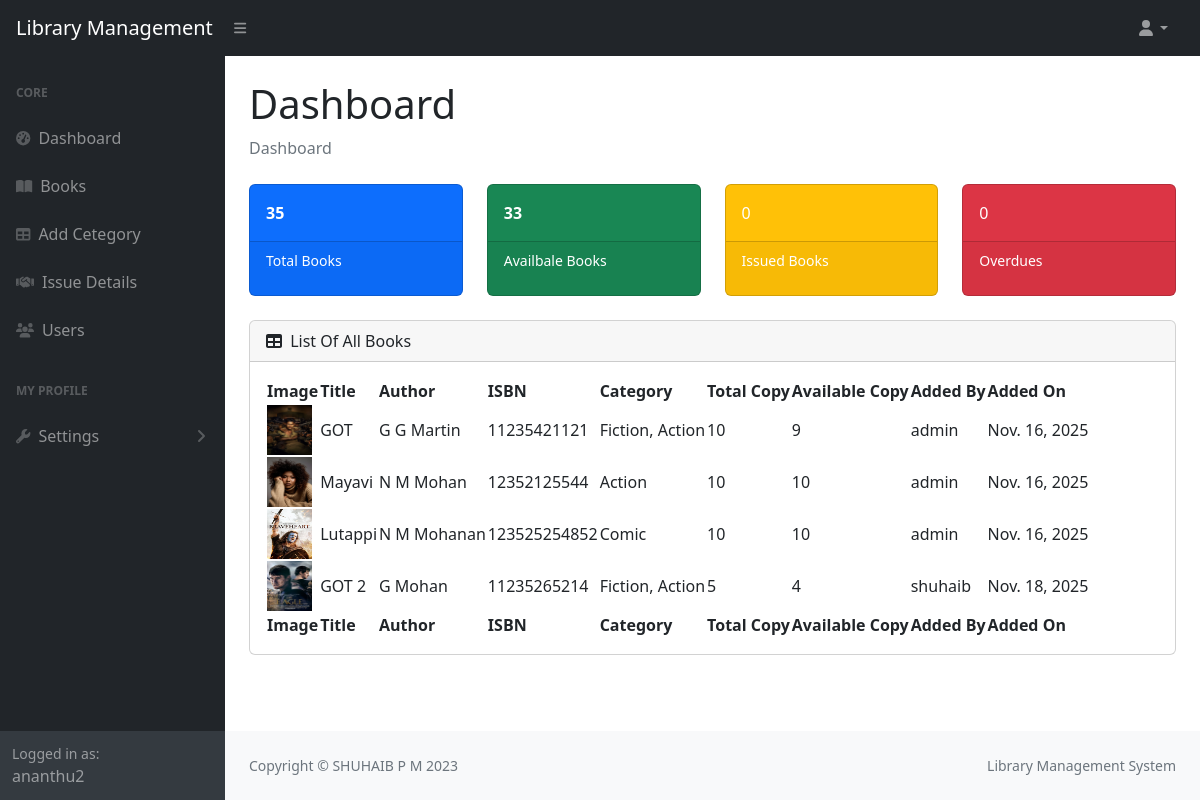
The app's page /dashboard/ (signed in) with its own data.
### libraryApp/models.py (models this page shows, shortened)
class User(AbstractUser):
    email=models.EmailField(unique=True)
    option = (
        ('user','user'),
        ('staff','staff')
    )
    phone=models.CharField(max_length=15)
    role=models.CharField(max_length=100,choices=option,default="user")
    profile=models.ImageField(upload_to="profile",default="profile/default.jpeg",null=True,blank=True)
    otp=models.CharField(max_length=20)
    is_verified=models.BooleanField(default=False)

class Book(models.Model):
    user=models.ForeignKey(User,on_delete=models.CASCADE,related_name="bookUser")
    title=models.CharField(max_length=100)
    author=models.CharField(max_length=20)
    isbn=models.IntegerField()
    image=models.ImageField(upload_to="books",default="books/default.jpeg",null=True,blank=True)
    category=models.ManyToManyField(Category,related_name="bookCategory")
    total_copy=models.IntegerField()
    avl_copy=models.IntegerField()
    added_on=models.DateField(auto_now_add=True)

class Category(models.Model):
    category=models.CharField(max_length=20,unique=True)

### libraryApp/views.py (the view)
# urls.py: path("dashboard/",views.DashboardView.as_view(),name="dashboard"),
@method_decorator(login_required,name="dispatch")
class DashboardView(View):
    def get(self,request):
        books=Book.objects.all()
        return render(request,"dashboard.html",{"books":books})

### libraryApp/authentication.py (called while the page is built)
def login_required(fn):
    def wrapper(request, *args, **kwargs):
        if request.user.is_authenticated and request.user.role != "user" :
            return fn(request, *args, **kwargs)
        else:
            messages.warning(request,"You Must Login First")
            return redirect("login")
    return wrapper

### libraryApp/context_processor.py (called while the page is built)
def library_status(request):
    total_books = Book.objects.count()
    total_copies = Book.objects.aggregate(total=models.Sum("total_copy"))["total"] or 0
    avl_books = Book.objects.aggregate(total=models.Sum("avl_copy"))["total"] or 0
    issued_books=Issue.objects.filter(status="issued").count()
    overdue_books=Issue.objects.filter(status="overdue").count()
    return {
        "total_books": total_books,
        "total_copies": total_copies,
        "avl_books": avl_books,
        "issued_books": issued_books,
        "overdue_books": overdue_books,
    }

### libraryApp/templates/dashboard.html (shortened to what this page needs)
{% load static %}
<!DOCTYPE html>
<html lang="en">
<head>
    <link href="https://cdn.jsdelivr.net/npm/simple-datatables@7.1.2/dist/style.min.css" rel="stylesheet" />
    <link href="{% static 'css/styles.css' %}" rel="stylesheet" />
</head>
<body class="sb-nav-fixed">
    <nav class="sb-topnav navbar navbar-expand navbar-dark bg-dark">
        <a class="navbar-brand ps-3" href="#">Library Management</a>
        <button class="btn btn-link btn-sm order-1 order-lg-0 me-4 me-lg-0" id="sidebarToggle" href="#!"><i
                class="fas fa-bars"></i></button>
        <ul class="navbar-nav ms-auto ms-md-0 me-3 me-lg-4">
            <li class="nav-item dropdown">
                <a class="nav-link dropdown-toggle" id="navbarDropdown" href="#" role="button" data-bs-toggle="dropdown"
                    aria-expanded="false"><i class="fas fa-user fa-fw"></i></a>
            </li>
        </ul>
    </nav>
    <div id="layoutSidenav">
        <div id="layoutSidenav_nav">
            <nav class="sb-sidenav accordion sb-sidenav-dark" id="sidenavAccordion">
                <div class="sb-sidenav-menu">
                    <div class="nav">
                        <div class="sb-sidenav-menu-heading">Core</div>
                        <a class="nav-link" href="{% url 'dashboard' %}">
                            <div class="sb-nav-link-icon"><i class="fas fa-tachometer-alt"></i></div>
                            Dashboard
                        </a>
                        <a class="nav-link" href="{% url 'book' %}">
                            <div class="sb-nav-link-icon"><i class="fas fa-book-open"></i></div>
                            Books
                        </a>
                        <a class="nav-link" href="{% url 'category' %}">
                            <div class="sb-nav-link-icon"><i class="fas fa-table"></i></div>
                            Add Cetegory
                        </a>
                        <a class="nav-link" href="{% url 'issue' %}">
                            <div class="sb-nav-link-icon"><i class="fa fa-handshake"></i></div>
                            Issue Details
                        </a>
                        <a class="nav-link" href="{% url 'user' %}">
                            <div class="sb-nav-link-icon"><i class="fas fa-users"></i></div>
                            Users
                        </a>
                        <div class="sb-sidenav-menu-heading">My Profile</div>
                        <a class="nav-link collapsed" href="#" data-bs-toggle="collapse"
                            data-bs-target="#collapseLayouts" aria-expanded="false" aria-controls="collapseLayouts">
                            <div class="sb-nav-link-icon"><i class="fas fa-wrench"></i></div>
                            Settings
                            <div class="sb-sidenav-collapse-arrow"><i class="fas fa-angle-down"></i></div>
                        </a>
                    </div>
                </div>
                <div class="sb-sidenav-footer">
                    <div class="small">Logged in as:</div>
                    {{request.user}}
                </div>
            </nav>
        </div>
        <div id="layoutSidenav_content">
            <main>
                {% block main %}
                <div class="container-fluid px-4">
                    <h1 class="mt-4">Dashboard</h1>
                    <ol class="breadcrumb mb-4">
                        <li class="breadcrumb-item active">Dashboard</li>
                    </ol>
                    <div class="row">
                        <div class="col-xl-3 col-md-6">
                            <a href="#section-table">
                                <div class="card bg-primary text-white mb-4">
                                    <div class="card-body fw-bolder">{{total_copies}}</div>
                                    <div class="card-footer d-flex align-items-center justify-content-between">
                                        <p class="small text-white">Total Books</p>
                                    </div>
                                </div>
                            </a>
                        </div>
                        <div class="col-xl-3 col-md-6">
                            <div class="card bg-success text-white mb-4">
                                <div class="card-body fw-bolder">{{avl_books}}</div>
                                <div class="card-footer d-flex align-items-center justify-content-between">
                                    <p class="small text-white">Availbale Books</p>
                                </div>
                            </div>
                        </div>
                        <div class="col-xl-3 col-md-6">
                            <div class="card bg-warning text-white mb-4">
                                <div class="card-body">{{issued_books}}</div>
                                <div class="card-footer d-flex align-items-center justify-content-between">
                                    <p class="small text-white">Issued Books</p>
                                </div>
                            </div>
                        </div>
                        <div class="col-xl-3 col-md-6">
                            <div class="card bg-danger text-white mb-4">
                                <div class="card-body">{{overdue_books}}</div>
                                <div class="card-footer d-flex align-items-center justify-content-between">
                                    <p class="small text-white">Overdues</p>
                                </div>
                            </div>
                        </div>
                    </div>
                    <div id="section-table" class="card mb-4">
                        <div class="card-header">
                            <i class="fas fa-table me-1"></i>
                            List Of All Books
                        </div>
                        <div class="card-body">
                            <table id="datatablesSimple" class="datatable">
                                <thead>
                                    <tr>
                                        <th>Image</th>
                                        <th>Title</th>
                                        <th>Author</th>
                                        <th>ISBN</th>
                                        <th>Category</th>
                                        <th>Total Copy</th>
                                        <th>Available Copy</th>
                                        <th>Added By</th>
                                        <th>Added On</th>
                                    </tr>
                                </thead>
                                <tfoot>
                                    <tr>
                                        <th>Image</th>
                                        <th>Title</th>
                                        <th>Author</th>
                                        <th>ISBN</th>
                                        <th>Category</th>
                                        <th>Total Copy</th>
                                        <th>Available Copy</th>
                                        <th>Added By</th>
                                        <th>Added On</th>
                                    </tr>
                                </tfoot>
                                <tbody>
                                    {% for book in books %}
                                    <tr>
                                        <td>
                                            <img src="{{book.image.url}}" height="50px" width="45px" alt="img">
                                        </td>
                                        <td>{{book.title}}</td>
                                        <td>{{book.author}}</td>
                                        <td>{{book.isbn}}</td>
                                        <td>
                                            {% for cat in book.category.all %}
                                            {{ cat.category }}{% if not forloop.last %}, {% endif %}
                                            {% endfor %}
                                        </td>
                                        <td>{{book.total_copy}}</td>
                                        <td>{{book.avl_copy}}</td>
                                        <td>{{book.user}}</td>
                                        <td>{{book.added_on}}</td>
                                    </tr>
                                    {% endfor %}
                                </tbody>
                            </table>
                        </div>
                    </div>
                </div>
                {% endblock %}
            </main>
            <footer class="py-4 bg-light mt-auto">
                <div class="container-fluid px-4">
                    <div class="d-flex align-items-center justify-content-between small">
                        <div class="text-muted">Copyright &copy; SHUHAIB P M 2023</div>
                        <div class="text-muted">
                            Library Management System
                        </div>
                    </div>
                </div>
            </footer>
        </div>
    </div>
</body>
</html>

### records on screen
User: user "ananthu2"
Book: image (picture), title "GOT", author "G G Martin", isbn "11235421121", total_copy "10", avl_copy "9", user "admin", added_on "Nov. 16, 2025"
Category: category "Fiction"
Category: category "Action"
Book: image (placeholder picture), title "Mayavi", author "N M Mohan", isbn "12352125544", total_copy "10", avl_copy "10", user "admin", added_on "Nov. 16, 2025"
Book: image (picture), title "Lutappi", author "N M Mohanan", isbn "123525254852", total_copy "10", avl_copy "10", user "admin", added_on "Nov. 16, 2025"
Category: category "Comic"
Book: image (picture), title "GOT 2", author "G Mohan", isbn "11235265214", total_copy "5", avl_copy "4", user "shuhaib", added_on "Nov. 18, 2025"

### other values on screen
{{ total_copies }} "35"
{{ avl_books }} "33"
{{ issued_books }} "0"
{{ overdue_books }} "0"
